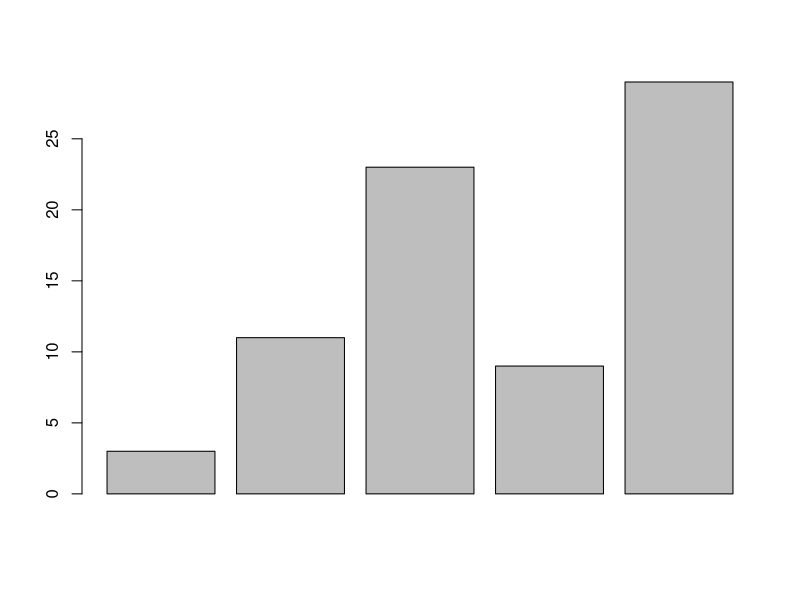
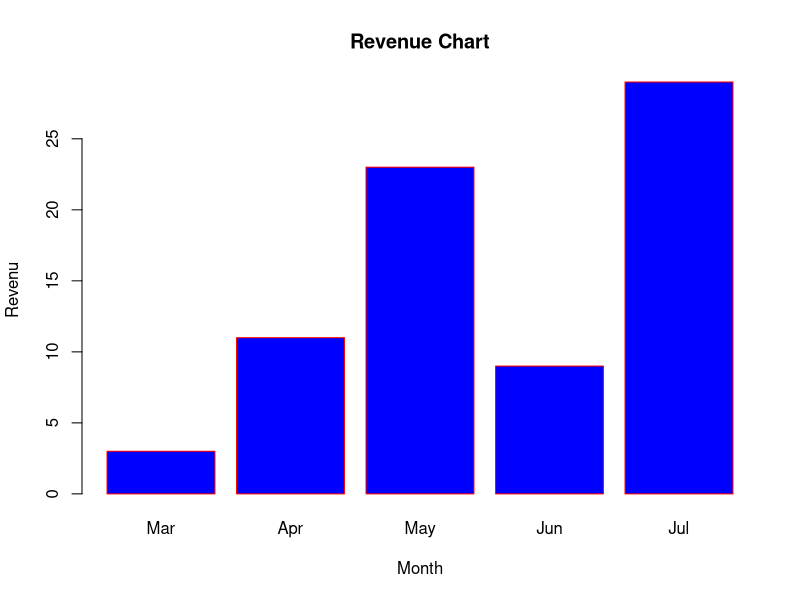

Generate these figures, in order, with R:
N<-c(3,11,23,9,29)
barplot(N)
M<-c("Mar","Apr","May","Jun","Jul")
barplot(N,names.arg = M,xlab = "Month",ylab = "Revenu",col = "Blue",main = "Revenue Chart",border = "Red")
